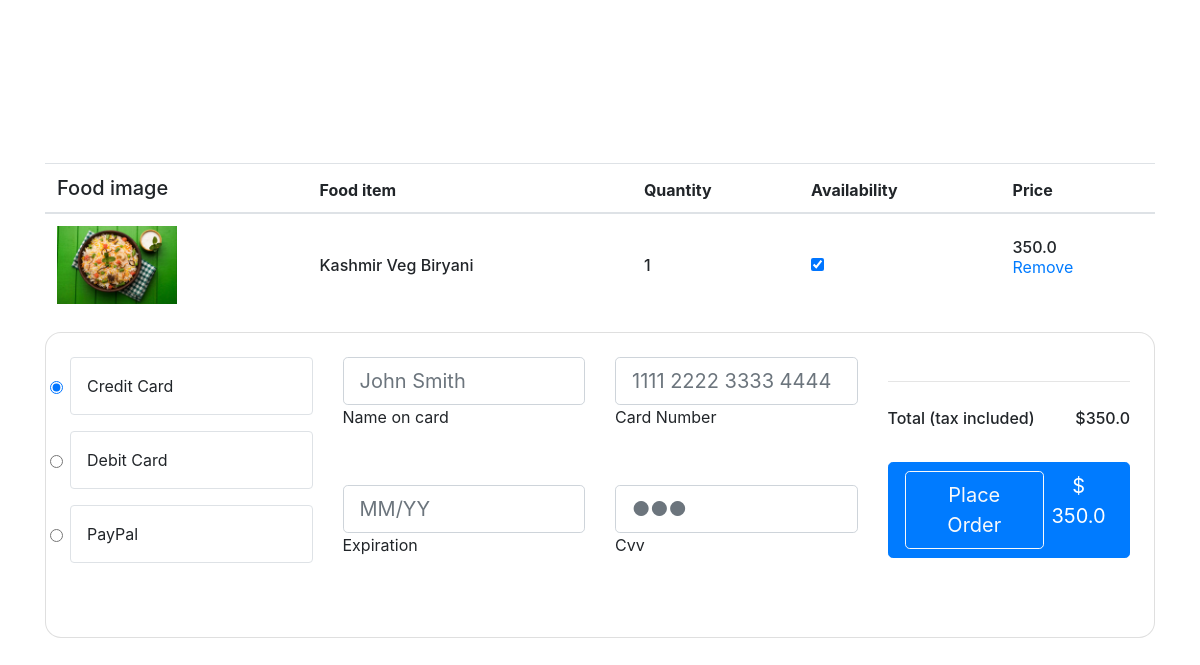
/orders/2, run on the app's committed database.
### tomato/models.py (models this page shows, shortened)
class CartItem(models.Model):
	menu= models.ForeignKey(Menu, on_delete=models.CASCADE)
	quantity = models.PositiveIntegerField(default=0)
	user = models.ForeignKey(User, on_delete=models.CASCADE)
	date_added = models.DateTimeField(auto_now_add=True)

class Menu(models.Model):
    menu_id=models.IntegerField(primary_key=True)
    restaurent=models.ForeignKey(Restaurent,on_delete=models.CASCADE)
    item_name=models.CharField(max_length=30)
    item_price=models.FloatField()
    item_description=models.CharField(max_length=100)
    item_image=models.ImageField(upload_to='menu_images/')
    item_category=models.CharField(max_length=30)
    is_available=models.BooleanField()
    quantity = models.PositiveIntegerField(default=1)

### tomato/views.py (the view)
# urls.py: path('orders/<int:id>',orders,name='order'),
def orders(request,id):
    data=CartItem.objects.filter(menu_id=id)
    total_price = sum(item.menu.item_price * item.quantity for item in data)
    return render(request,'order.html',{'data':data ,'total_price': total_price})

### template/order.html (shortened to what this page needs)
{% load bootstrap4 %}
{% bootstrap_css %}
<!DOCTYPE html>
<html lang="en">
<head>
</head>
<body>
    <section class="h-100 h-custom">
        <div class="container h-100 py-5">
          <div class="row d-flex justify-content-center align-items-center h-100">
            <div class="col">
              <div class="table-responsive">
                <table class="table">
                  <thead>
                    {% for i in data %}
                    <tr>
                      <th scope="col" class="h5">Food image</th>
                      <th scope="col">Food item</th>
                      <th scope="col">Quantity</th>
                      <th scope="col">Availability</th>
                      <th scope="col">Price</th>
                    </tr>
                  </thead>
                  <tbody>
                    <tr>
                      <th scope="row">
                        <div class="d-flex align-items-center">
                          <img src="{{ i.menu.item_image.url }}" class="img-fluid rounded-3"
                            style="width: 120px;" alt="Book">
                        </div>
                      </th>
                      <td class="align-middle">
                        <p class="mb-0" style="font-weight: 500;">{{ i.menu.item_name }}</p>
                      </td>
                      <td class="align-middle">
                        <p class="mb-0" style="font-weight: 500;">{{ i.menu.quantity }}</p>
                      </td>
                      <td class="align-middle">
                        <input type="checkbox" name="" id="" checked="{{ i.is_available }}" >
                      </td>
                      <td class="align-middle">
                        <p class="mb-0" style="font-weight: 500;">{{ i.menu.item_price }}</p>
                        <p><a href="{% url 'tomato:remove_from_cart' i.menu_id %}"> Remove</a></p>
                      </td>
                    </tr>
                    {% endfor %}
                  </tbody>
                </table>
              </div>
              <div class="card shadow-2-strong mb-5 mb-lg-0" style="border-radius: 16px;">
                <div class="card-body p-4">
                  <div class="row">
                    <div class="col-md-6 col-lg-4 col-xl-3 mb-4 mb-md-0">
                      <form>
                        <div class="d-flex flex-row pb-3">
                          <div class="d-flex align-items-center pe-2">
                            <input class="form-check-input" type="radio" name="radioNoLabel" id="radioNoLabel1v"
                              value="" aria-label="..." checked />
                          </div>
                          <div class="rounded border w-100 p-3">
                            <p class="d-flex align-items-center mb-0">
                              Credit
                              Card
                            </p>
                          </div>
                        </div>
                        <div class="d-flex flex-row pb-3">
                          <div class="d-flex align-items-center pe-2">
                            <input class="form-check-input" type="radio" name="radioNoLabel" id="radioNoLabel2v"
                              value="" aria-label="..." />
                          </div>
                          <div class="rounded border w-100 p-3">
                            <p class="d-flex align-items-center mb-0">
                              Debit Card
                            </p>
                          </div>
                        </div>
                        <div class="d-flex flex-row">
                          <div class="d-flex align-items-center pe-2">
                            <input class="form-check-input" type="radio" name="radioNoLabel" id="radioNoLabel3v"
                              value="" aria-label="..." />
                          </div>
                          <div class="rounded border w-100 p-3">
                            <p class="d-flex align-items-center mb-0">
                              PayPal
                            </p>
                          </div>
                        </div>
                      </form>
                    </div>
                    <div class="col-md-6 col-lg-4 col-xl-6">
                      <div class="row">
                        <div class="col-12 col-xl-6">
                          <div data-mdb-input-init class="form-outline mb-4 mb-xl-5">
                            <input type="text" id="typeName" class="form-control form-control-lg" siez="17"
                              placeholder="John Smith" />
                            <label class="form-label" for="typeName">Name on card</label>
                          </div>
                          <div data-mdb-input-init class="form-outline mb-4 mb-xl-5">
                            <input type="text" id="typeExp" class="form-control form-control-lg" placeholder="MM/YY"
                              size="7" id="exp" minlength="7" maxlength="7" />
                            <label class="form-label" for="typeExp">Expiration</label>
                          </div>
                        </div>
                        <div class="col-12 col-xl-6">
                          <div data-mdb-input-init class="form-outline mb-4 mb-xl-5">
                            <input type="text" id="typeText" class="form-control form-control-lg" siez="17"
                              placeholder="1111 2222 3333 4444" minlength="19" maxlength="19" />
                            <label class="form-label" for="typeText">Card Number</label>
                          </div>
                          <div data-mdb-input-init class="form-outline mb-4 mb-xl-5">
                            <input type="password" id="typeText" class="form-control form-control-lg"
                              placeholder="&#9679;&#9679;&#9679;" size="1" minlength="3" maxlength="3" />
                            <label class="form-label" for="typeText">Cvv</label>
                          </div>
                        </div>
                      </div>
                    </div>
                    <div class="col-lg-4 col-xl-3">
                      <hr class="my-4">
                      <div class="d-flex justify-content-between mb-4" style="font-weight: 500;">
                        <p class="mb-2">Total (tax included)</p>
                        <p class="mb-2">${{ total_price }}</p>
                      </div>
                      <button  type="button" data-mdb-button-init data-mdb-ripple-init class="btn btn-primary btn-block btn-lg">
                        <div class="d-flex justify-content-between">
                            <a data-mdb-ripple-init class="btn btn-outline-light btn-lg" href="{% url 'tomato:succ' %}" role="button">Place Order</a>
                          <span>$ {{ total_price }}</span>
                        </div>
                      </button>
                    </div>
                  </div>
                </div>
              </div>
            </div>
          </div>
        </div>
      </section>
</body>
</html>

### template/order.html (style rules this page uses)
@media (min-width: 1025px) { .h-custom { height: 100vh !important; } }

### data on the page
CartItem: menu.item_image (picture), menu.item_name "Kashmir Veg Biryani", menu.quantity "1", menu.item_price "350.0"

### other printed values
{{ total_price }} "350.0"
